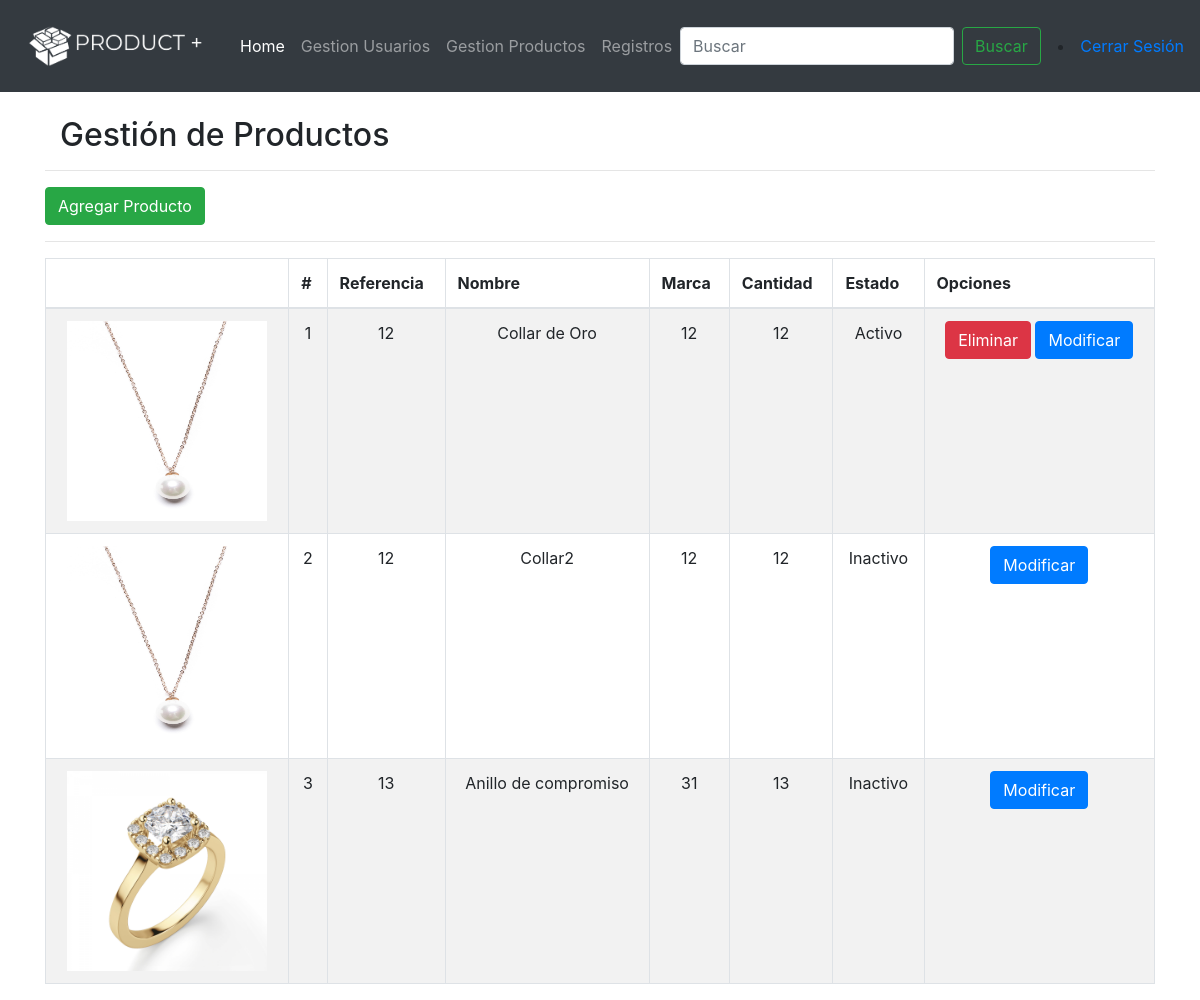
Page /product (signed in) on the earlier database version.
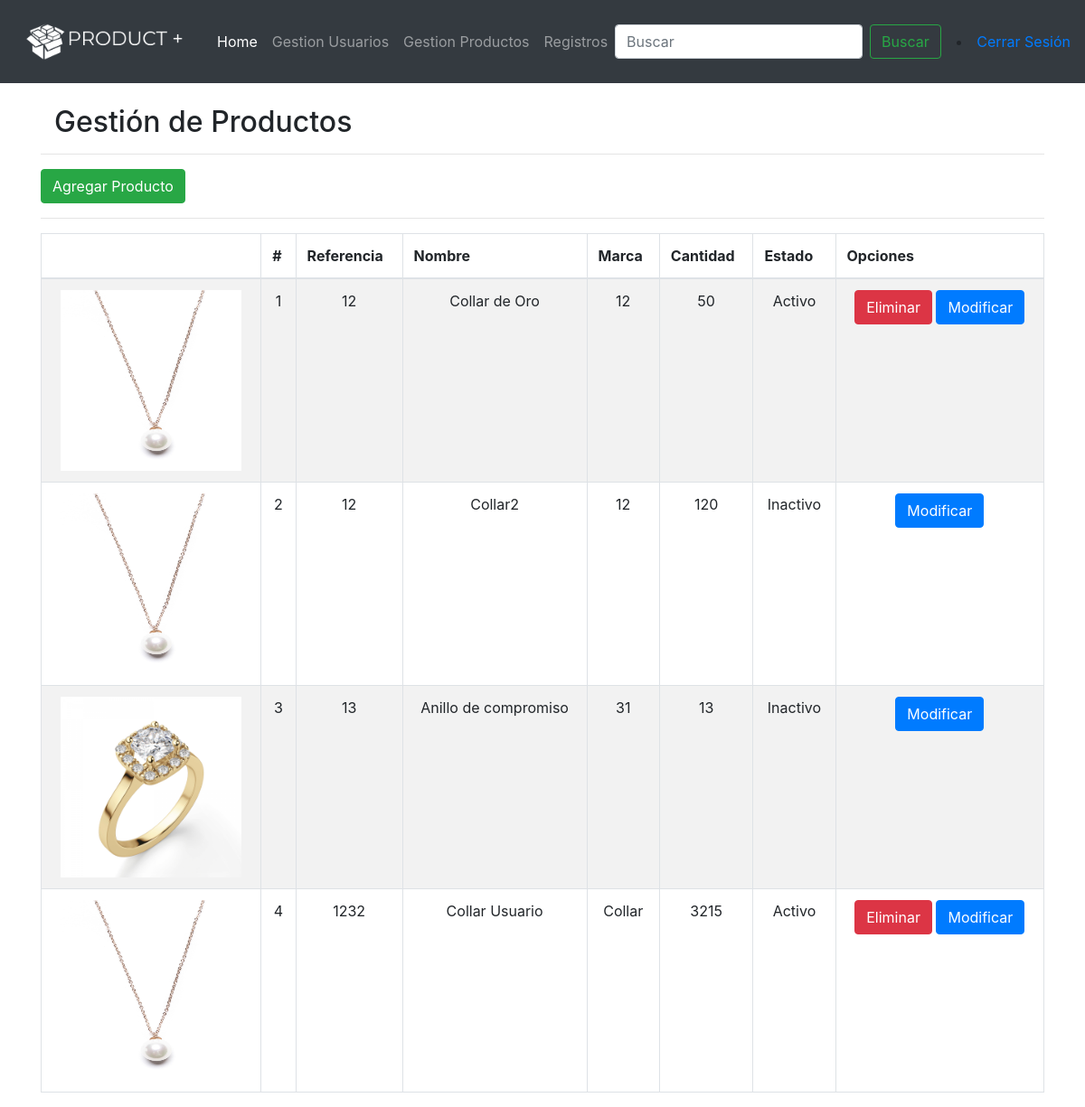
Same page on the later database version.
### app.py (models this page shows, shortened)
class Product(db.Model):
    id = db.Column(db.Integer, primary_key=True)
    nombre = db.Column(db.String(200), nullable=False)
    referencia = db.Column(db.String(25), nullable=False)
    marca = db.Column(db.String(50), nullable=False)
    precio = db.Column(db.Integer, nullable =False)
    cantidad = db.Column(db.Integer, nullable=False)
    imagen = db.Column(db.String(50), nullable=False)
    date_created = db.Column(db.DateTime, default=datetime.utcnow)
    estado = db.Column(db.String, nullable=False)

### app.py (the view)
@app.route('/product')
@login_required
@admin_required
def product():
    products = Product.query.order_by(Product.date_created).all()
    return render_template('gestionProductos.html',products=products)

### app.py (called while the page is built)
def login_required(view):
    @functools.wraps( view )
    def wrapped_view(**kwargs):
        if g.user is None:
            return redirect( url_for( 'index' ) )
        return view( **kwargs )
    return wrapped_view

def admin_required(view):
    @functools.wraps( view )
    def wrapped_view(**kwargs):
        if g.user.tipo != "1":
            return redirect( url_for( 'home' ) )
        return view( **kwargs )
    return wrapped_view

@app.before_request
def load_logged_in_user():
    user_id = session.get( 'user_id' )
    if user_id is None:
        g.user = None
    else:
        user = User.query.filter_by(id = user_id).first()
        g.user = user

### templates/gestionProductos.html (shortened to what this page needs)
{% extends 'base.html' %} {% block content %}
<div class="container">
    <br>
    <div class="col-md-8">
        <h2>Gestión de Productos</h2>
    </div>
    <hr>
    <a class="btn btn-success" href="/addProduct">Agregar Producto</a>
    <hr>
    <table class="table table-striped table-bordered">
        <thead>
            <tr>
                <th scope="col"></th>
                <th scope="col">#</th>
                <th scope="col">Referencia</th>
                <th scope="col">Nombre</th>
                <th scope="col">Marca</th>
                <th scope="col">Cantidad</th>
                <th scope="col">Estado</th>
                <th scope="col">Opciones</th>
            </tr>
        </thead>
        <tbody>
            {% for product in products%}
            <tr>
                <td>
                    {% if product.imagen %}
                    <img src="{{ url_for('static',filename='imgProduct/'+product.imagen )}}" width="200px" height="200px" alt=""></td>
                {% endif %}
                <td>{{ product.id }}</td>
                <td>{{ product.referencia }}</td>
                <td>{{ product.nombre }}</td>
                <td>{{ product.marca}}</td>
                <td>{{ product.cantidad}}</td>
                {% if product.estado == '1' %}
                <td>Activo</td>
                {% endif %} {% if product.estado == '2' %}
                <td>Inactivo</td>
                {% endif %}
                <td>
                    {% if product.estado != '2' %}
                    <a href="/deleteProduct/{{product.id}}" class="btn btn-danger">Eliminar</a> {% endif %}
                    <a href="/updateProduct/{{product.id}}" class="btn btn-primary">Modificar</a>
                </td>
            </tr>
            {% endfor %}
        </tbody>
    </table>
</div>
{% endblock %}

Differences in the rows shown:
changed Product "Collar de Oro": cantidad "12" → "50"
changed Product "Collar2": cantidad "12" → "120"
added Product: imagen (picture), id "4", referencia "1232", nombre "Collar Usuario", marca "Collar", cantidad "3215", estado "Activo"
